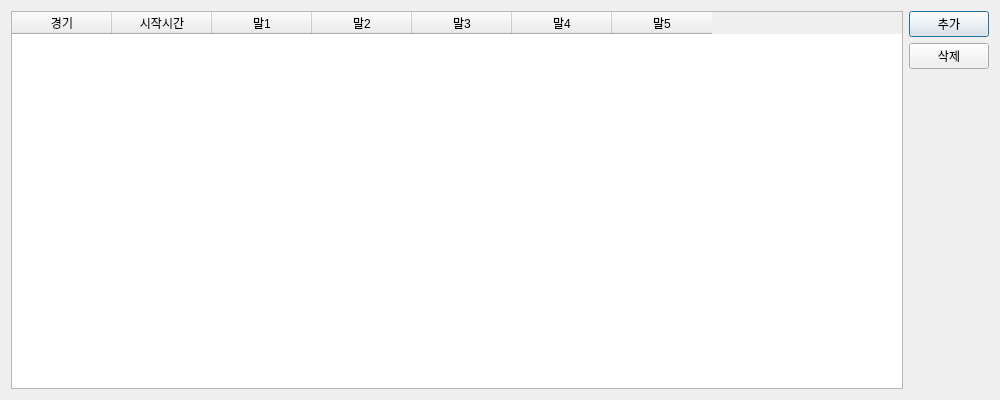
<?xml version="1.0" encoding="UTF-8"?>
<ui version="4.0">
 <class>Dialog</class>
 <widget class="QDialog" name="Dialog">
  <property name="geometry">
   <rect>
    <x>0</x>
    <y>0</y>
    <width>1000</width>
    <height>400</height>
   </rect>
  </property>
  <property name="sizePolicy">
   <sizepolicy hsizetype="Fixed" vsizetype="Fixed">
    <horstretch>0</horstretch>
    <verstretch>0</verstretch>
   </sizepolicy>
  </property>
  <property name="minimumSize">
   <size>
    <width>1000</width>
    <height>400</height>
   </size>
  </property>
  <property name="maximumSize">
   <size>
    <width>1000</width>
    <height>400</height>
   </size>
  </property>
  <property name="windowTitle">
   <string>게임 관리</string>
  </property>
  <layout class="QGridLayout" name="gridLayout">
   <item row="0" column="0" rowspan="2">
    <widget class="QTableWidget" name="present_game_table">
     <column>
      <property name="text">
       <string>경기</string>
      </property>
     </column>
     <column>
      <property name="text">
       <string>시작시간</string>
      </property>
     </column>
     <column>
      <property name="text">
       <string>말1</string>
      </property>
     </column>
     <column>
      <property name="text">
       <string>말2</string>
      </property>
     </column>
     <column>
      <property name="text">
       <string>말3</string>
      </property>
     </column>
     <column>
      <property name="text">
       <string>말4</string>
      </property>
     </column>
     <column>
      <property name="text">
       <string>말5</string>
      </property>
     </column>
    </widget>
   </item>
   <item row="0" column="1">
    <layout class="QVBoxLayout" name="verticalLayout">
     <item>
      <widget class="QPushButton" name="game_add_btn">
       <property name="text">
        <string>추가</string>
       </property>
      </widget>
     </item>
     <item>
      <widget class="QPushButton" name="game_delete_btn">
       <property name="text">
        <string>삭제</string>
       </property>
      </widget>
     </item>
    </layout>
   </item>
  </layout>
 </widget>
 <resources/>
 <connections/>
</ui>
